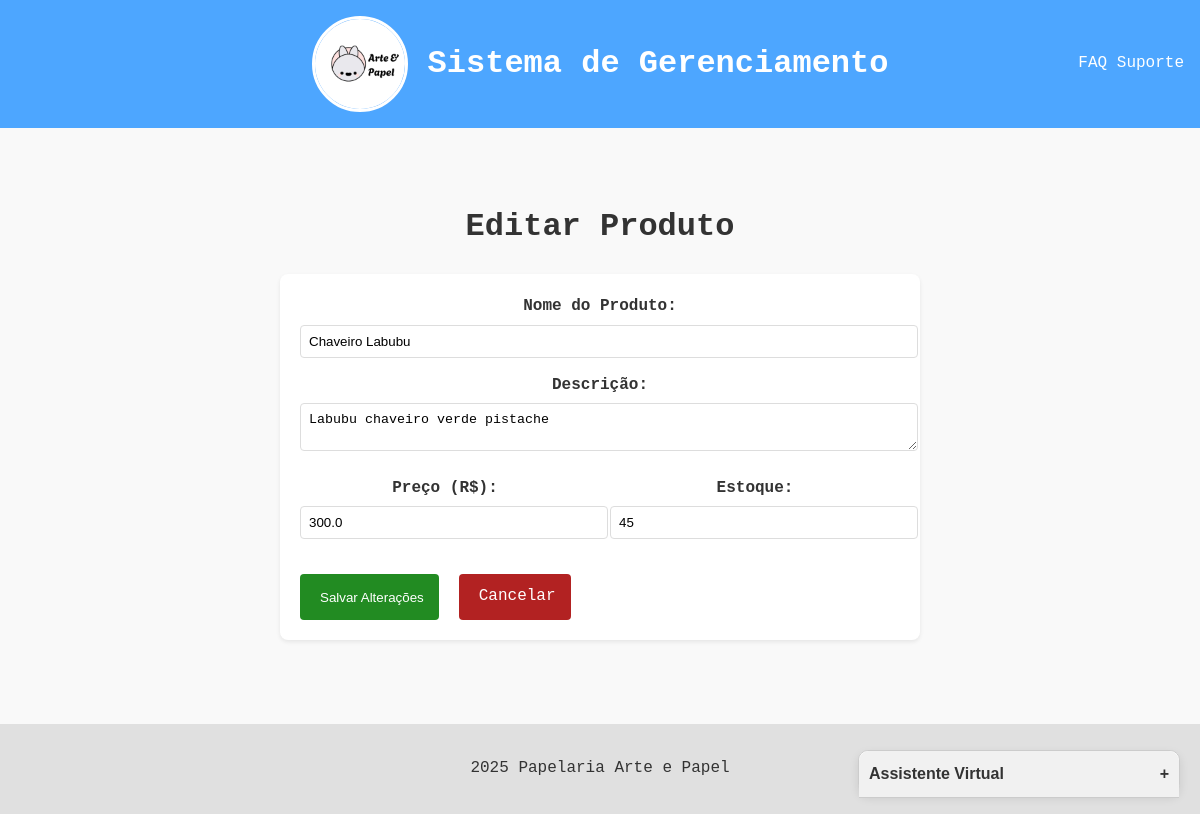
The page /produtos/editar/7 on the database its author committed.
### app.py (models this page shows)
class Produto(db.Model):
    id = db.Column(db.Integer, primary_key=True)
    nome = db.Column(db.String(100), nullable=False)
    descricao = db.Column(db.String(200))
    preco = db.Column(db.Float, nullable=False)
    quantidade = db.Column(db.Integer, default=0)
    data_cadastro = db.Column(db.DateTime, default=datetime.utcnow)

### app.py (the view, shortened to what this page needs)
@app.route('/produtos/editar/<int:id>', methods=['GET', 'POST'])
def editar_produto(id):
    produto = Produto.query.get_or_404(id)
    return render_template('produtos/editar.html', produto=produto)

### templates/produtos/editar.html (shortened to what this page needs)
{% extends "base.html" %}
{% block content %}
<div class="container">
    <h1>Editar Produto</h1>
    <form method="POST" class="form-produto">
        <div class="form-group">
            <label for="nome">Nome do Produto:</label>
            <input type="text" id="nome" name="nome"
                   value="{{ produto.nome }}" required>
        </div>
        <div class="form-group">
            <label for="descricao">Descrição:</label>
            <textarea id="descricao" name="descricao">{{ produto.descricao }}</textarea>
        </div>
        <div class="form-row">
            <div class="form-group">
                <label for="preco">Preço (R$):</label>
                <input type="number" step="0.01" id="preco" name="preco"
                       value="{{ produto.preco }}" required>
            </div>
            <div class="form-group">
                <label for="quantidade">Estoque:</label>
                <input type="number" id="quantidade" name="quantidade"
                       value="{{ produto.quantidade }}">
            </div>
        </div>
        <div class="form-actions">
            <button type="submit" class="btn-salvar">
                 Salvar Alterações
            </button>
            <a href="{{ url_for('listar_produtos') }}" class="btn-cancelar">
                 Cancelar
            </a>
        </div>
    </form>
</div>
{% endblock %}

### static/css/style.css (style rules this page uses)
body { font-family: Andale Mono, monospace; line-height: 1.6; margin: 0; padding: 0; display: flex; flex-direction: column; min-height: 100vh; background-color: #f9f9f9; color: #333; }
.form-produto { max-width: 600px; margin: 0 auto; background: #fff; padding: 20px; border-radius: 8px; box-shadow: 0 2px 4px rgba(0, 0, 0, 0.08); }
.form-group { margin-bottom: 15px; }
.form-group label { display: block; margin-bottom: 5px; font-weight: bold; }
.form-group input, .form-group textarea, .form-group select { width: 100%; padding: 8px; border: 1px solid #ddd; border-radius: 4px; }
.btn-salvar { background-color: #228b22; color: white; padding: 10px 15px; border: none; border-radius: 4px; cursor: pointer; }
.btn-cancelar { background-color: #b22222; color: white; padding: 10px 15px; border-radius: 4px; text-decoration: none; margin-left: 10px; }
.form-row { display: flex; gap: 20px; }
.form-row .form-group { flex: 1; }
.form-actions { display: flex; justify-content: flex-start; margin-top: 20px; gap: 10px; }
.btn-salvar, .btn-cancelar { display: inline-flex; align-items: center; gap: 5px; padding: 10px 15px; }
.container { max-width: 800px; margin: 0 auto; text-align: center; padding: 20px; }

### rows shown on the page
Produto: nome "Chaveiro Labubu", descricao "Labubu chaveiro verde pistache", preco "300.0", quantidade "45"
